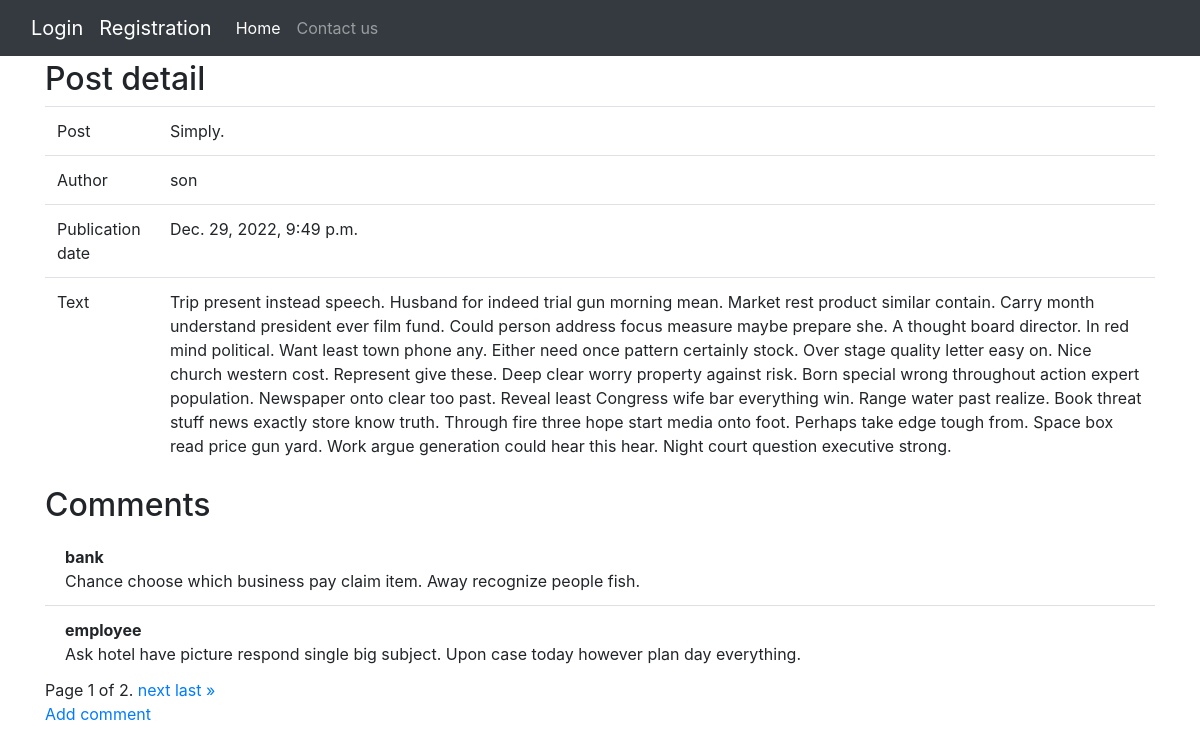
The app's page /blog/post-detail/8/ with its own data.
### blog/models.py (models this page shows, shortened)
class Post(models.Model):
    user = models.ForeignKey(settings.AUTH_USER_MODEL, on_delete=models.CASCADE)
    title = models.CharField(max_length=200)
    text = models.TextField()
    created_date = models.DateTimeField(default=timezone.now)
    published = models.BooleanField(default=False)

class Comments(LifecycleModel):
    username = models.CharField(max_length=200)
    text = models.TextField()
    post = models.ForeignKey(Post, on_delete=models.CASCADE)
    published = models.BooleanField(default=False)

### blog/views.py (the view)
# urls.py: path('post-detail/<int:pk>/', views.post_detail, name='post_detail'),
def post_detail(request, pk):
    post = get_object_or_404(Post, pk=pk)
    comment_l = post.comments_set.filter(published=True).all()
    paginator = Paginator(comment_l, 2)
    page = request.GET.get('page')
    comment_p = paginator.get_page(page)
    return render(request, 'blog/post_detail.html', {'post': post, 'comment': comment_p})

### templates/blog/post_detail.html (shortened to what this page needs)
{% extends "base.html" %}
{% block content %}
    <h2>Post detail</h2>
    <div class="table-responsive">
        <table class="table align-middle">
            <tr>
                <td>Post</td>
                <td>{{ post.title }}</td>
            </tr>
            <tr>
                <td>Author</td>
                <td>{{ post.user }}</td>
            </tr>
            <tr>
                <td>Publication date</td>
                <td>{{ post.created_date }}</td>
            </tr>
            <tr>
                <td>Text</td>
                <td>{{ post.text }}</td>
            </tr>
        </table>
    </div>
    <h2>Comments</h2>
    <ul class="list-group list-group-flush">
    {% for a in comment %}
        <li class="list-group-item"><strong>{{ a.username }}</strong><br>
            {{ a.text }}</li>
    {% endfor %}
    </ul>
<div class="pagination">
    <span class="step-links">
        <span class="current">
            Page {{ comment.number }} of {{ comment.paginator.num_pages }}.
        </span>
        {% if comment.has_next %}
            <a href="?page={{ comment.next_page_number }}">next</a>
            <a href="?page={{ comment.paginator.num_pages }}">last &raquo;</a>
        {% endif %}
    </span>
</div>
        <p><a href='{% url "blog:comment_add" pk=post.id %}'>Add comment</a></p>
{% endblock %}

### records on screen
Post: title "Simply.", user "son", created_date "Dec. 29, 2022, 9:49 p.m.", text "Trip present instead speech. Husband for indeed trial gun morning mean. Market rest product similar contain. Carry month understand president ever film fund. Could person address focus measure maybe prepare she. A thought board director. In red mind political. Want least town phone any. Either need once pattern certainly stock. Over stage quality letter easy on. Nice church western cost. Represent give these. Deep clear worry property against risk. Born special wrong throughout action expert population. Newspaper onto clear too past. Reveal least Congress wife bar everything win. Range water past realize. Book threat stuff news exactly store know truth. Through fire three hope start media…"
Comments: username "bank", text "Chance choose which business pay claim item. Away recognize people fish."
Comments: username "employee", text "Ask hotel have picture respond single big subject. Upon case today however plan day everything."

### other values on screen
{{ comment.number }} "1"
{{ comment.paginator.num_pages }} "2"
